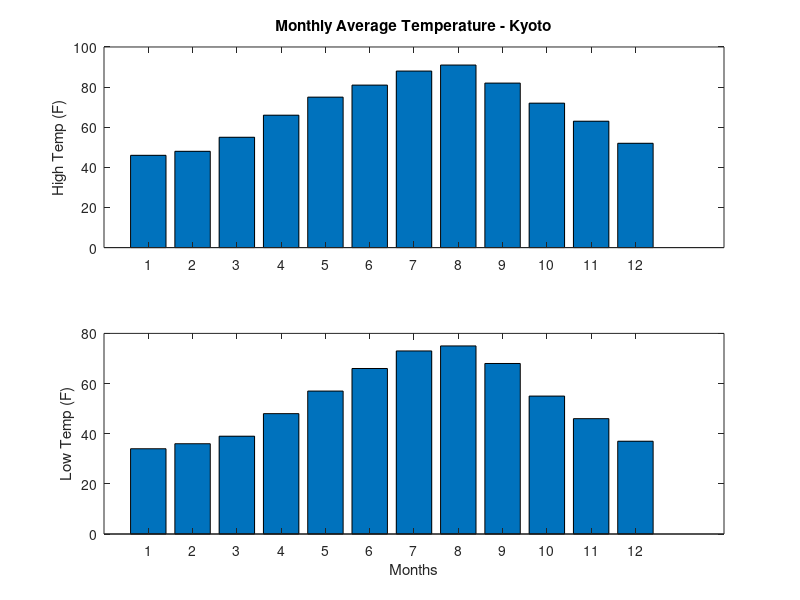

This chart was generated by the following MATLAB code:
%% 
% 
% 
% 
% 
% *Student Name(In English)*: Andreiev Maksym
% 
% *Student ID*: 2022m666
% 
% 
%% *Assignment No. (9)*
%% 
% 
% 
% _*Q1.*_  Create a (2-rows & 1-column) subplot and plot the function [$y=x^2 
% e^{-x}$] and its derivative [$y_d =2xe^{-x} -x^2 e^{-x}$] for $x$ ($0\le x\le 
% 3$) into these subplots, considering the following format:
% 
% >> In the top subplot        >> plot $\left(x\right)$ vs $\left(y\right)$ 
% using *blue* *solid* line with *asterisk* markers 
% 
% >> In the bottom subplot  >> plot $\left(x\right)$ vs $\left(y_d \right)$ 
% using *red* *solid* line with *circle* markes
% 
% >> y-axis limit = -0.6 ~ 0.6    *> For the two subplot*
% 
% >> Display major grid            *> For the two subplot*
% 
% >> Insert legend "*Y-Func.*" &  "*Y-Derivative*"  >>> *For top and bottom 
% subplots, respectively.* 
% 
% >> legend locatiot is south west  *> For the two subplots.*

close all
x = linspace(0, 3, 30);
y = x.^2.*exp(-x);
yd = 2*x.*exp(-x) - x.^2.*exp(-x);
subplot(2, 1, 1)
plot(x, y, 'b-*')
ylim([-0.6, 0.6]);
legend("Y-Func.", "location", 'southwest')
grid on
subplot(2, 1, 2)
plot(x, yd, 'r-o')
ylim([-0.6, 0.6]);
legend("Y-Derivative", "location", 'southwest')
grid on
%% 
% 
% 
% _*Q2.*_  Create (1-row & 2 columns) subplots and Plot the function [$y=x^2 
% e^{-x}$]  for x  $\left(0\le x\le 10\right)$ *in the two subplot*, considering 
% the following format:
% 
% >> In the left subplot  >> plot $\left(x\right)$ vs $\left(y\right)$ using 
% *normal plot* command with line width = 1.3.
% 
% >> In the right subplot >> plot $\left(x\right)$ vs $\left(y\right)$ using  
% *Vertical Bar Plot*.
% 
% >> |Y|-axis label = "Amplitude"   *> For the left subplot only*
% 
% >> Insert legend "*Y-Plot*" & "*Y-Bar*"  >>> *For left and right subplots, 
% respectively.* 

close all

x = linspace(0, 10, 100);
y = x.^2.*exp(-x);

subplot(1, 2, 1)
plot(x, y, "LineWidth", 13)
ylabel("Amplitude")
legend("Y-Plot")
subplot(1, 2, 2)
bar(x, y)
legend("Y-Bar")
%% 
% 
% 
% _*Q3.*_ The following table shows the monthly average high and low temperature 
% of Kyoto city. The temperature is shown in "fahrenheit". 
% 
% 
%% 
% * Use the subplot command to create a 2-rows & 1-columns subplot figure.
%% 
% >> In the top subplot        >> plot months vs high temperature use *Vertical 
% Bar Plot*
% 
% >> In the bottom subplot  >> plot months vs low temperature use *Vertical 
% Bar Plot* 
% 
% >> Title is"*Monthly Average Temperature - Kyoto*"  >>> *For the top subplot 
% only*
% 
% >> x-axis label is "*Months*"  >>> *For the bottom subplot only*
% 
% >> y-axis label is "*High* *Temp (F)*"  >>> *For the top subplot only*
% 
% >> y-axis label is "*Low* *Temp (F)*"  >>> *For the bottom subplot only*
% 
% 

close all
% define months
months = 1:12;  % linspace(1, 12,12);

% define the temperature in fahrenheit 
high_f = [46 48 55 66 75 81 88 91 82 72 63 52];
low_f  = [34 36 39 48 57 66 73 75 68 55 46 37];

% Plot 

subplot(2, 1, 1)
bar(months, high_f)
title("Monthly Average Temperature - Kyoto")
ylabel("High Temp (F)")
subplot(2, 1, 2)
bar(months, low_f)
xlabel("Months")
ylabel("Low Temp (F)")